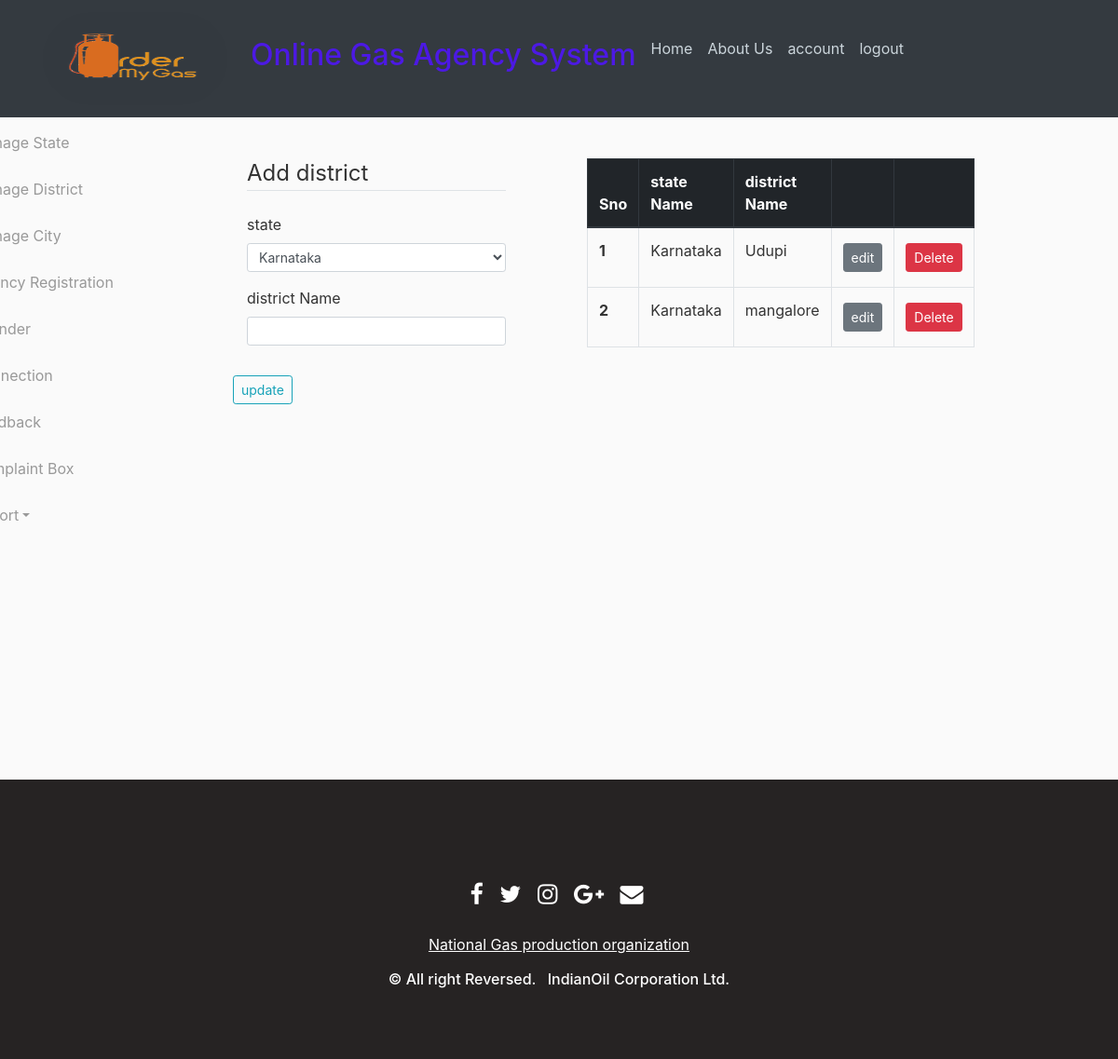
Screenshot of /dist (signed in) with the database file from the repository.
### projectmain/dbcode.py (models this page shows, shortened)
class district(db.Model):
    did =db.Column(db.Integer,primary_key=True)
    dname = db.Column(db.String(20),nullable=False)
    sid = db.Column(db.Integer,db.ForeignKey('state.id'),nullable=False)
    city = db.relationship('city',cascade='all,delete',backref='district')
    agent = db.relationship('agent',cascade='all,delete',backref='district')
    user = db.relationship('User_reg',cascade='all,delete',backref='district')

class state(db.Model):
    id =db.Column(db.Integer,primary_key=True)
    state_name = db.Column(db.String(20),unique=True,nullable=False)
    district = db.relationship('district',cascade='all,delete',backref='state')

### projectmain/admin/routs.py (the view)
@Admin.route('/dist',methods=['GET', 'POST'])
@login_required
def dist():
    if current_user.is_authenticated and current_user.role=='admin':
        pass
    else:
        abort(403)
    form=districtForm()
    form.st_name.choices=[(s.id, s.state_name) for s in state.query.all()]
    if form.validate_on_submit():
        dis = db1(dname=form.district.data,sid=form.st_name.data)
        db.session.add(dis)
        db.session.commit()
    dt=db1.query.all()
    return render_template('district.html',title="district",dt=dt,form=form,state=state,legend='Add district')

### projectmain/admin/forms.py (shortened to what this page needs)
class districtForm(FlaskForm):
    st_name = SelectField('state',coerce=int,choices=[])
    district = StringField("district Name",validators=[DataRequired(),Length(max=20)])
    submit = SubmitField('update')

### projectmain/dbcode.py (called while the page is built)
@login_manager.user_loader
def load_user(id):
    return roles.query.get(int(id))

### projectmain/templates/district.html (shortened to what this page needs)
{% extends 'admin.html' %}
{% block admin_ac %}
<div id="page-content-wrapper" style="margin-left:-100px;margin-right:-200px;width: 100%">
<form method="POST" action="" >
         <fieldset class="form-group col-md-10">
          <legend class="border-bottom mb-4 ">{{ legend }}</legend>
                 <div class="form-group">
                    {{ form.st_name.label(class="form-control-label") }}
                    {% if form.st_name.errors %}
                        {{ form.st_name(class="form-control form-control-sm is-invalid") }}
                        <div class="invalid-feedback">
                            {% for error in form.st_name.errors %}
                                <span>{{ error }}</span>
                            {% endfor %}
                        </div>
                    {% else %}
                        {{ form.st_name(class="form-control form-control-sm") }}
                    {% endif %}
                </div>
                 <div class="form-group">
                    {{ form.district.label(class="form-control-label") }}
                    {% if form.district.errors %}
                        {{ form.district(class="form-control form-control-sm is-invalid") }}
                        <div class="invalid-feedback">
                            {% for error in form.district.errors %}
                                <span>{{ error }}</span>
                            {% endfor %}
                        </div>
                    {% else %}
                        {{ form.district(class="form-control form-control-sm") }}
                    {% endif %}
                </div>
                </fieldset>
                 <div class="form-group">
               {{ form.submit(class="btn btn-outline-info btn-sm") }}
            </div>
            </form>
        </div>
  <table class="table table-bordered" style="margin-left:300px;margin-top:-300px;">
  <thead class="thead-dark">
    <tr>
      <th scope="col">Sno</th>
      <th scope="col">state Name</th>
      <th scope="col">district Name</th>
      <th scope="col"></th>
      <th scope="col"></th>
 </tr>
  </thead>
  <tbody>
  {% for d in dt %}
  {% with s=state.query.filter_by(id=d.sid).first() %}
 <tr>
      <th scope="row">{{ loop.index }}</th>
      <td>{{  s.state_name }}</td>
      <td>{{  d.dname }}</td>
      <td><a class="btn btn-secondary btn-sm mt-1 mb-1" href="{{ url_for('Admin.update_dist', did=d.did) }}">edit</a></td>
      <td><a class="btn btn-danger btn-sm mt-1 mb-1" href="{{ url_for('Admin.delete_dist', did=d.did) }}">Delete</a></td>
    </tr>
    {% endwith %}
   {% endfor %}
</tbody>
</table>
{% endblock admin_ac %}

### projectmain/static/main.css (style rules this page uses)
body { background: #fafafa; color: #333333; margin-top: 5rem; }
#page-content-wrapper { width: 100%; position: absolute; padding: 15px; }
@media (min-width:768px) { #page-content-wrapper { padding: 20px; position: relative; } }

### rows the page displays
district: dname "Udupi"
state: state_name "Karnataka"
district: dname "mangalore"

### other values shown
{{ legend }} "Add district"
